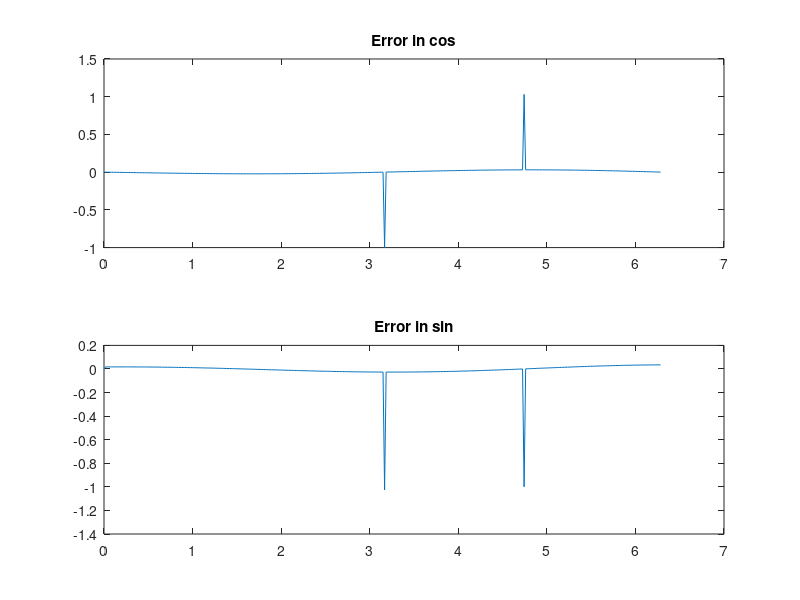

Here is the MATLAB script that generated this plot:

clear all;close all;clc;
data=load('implemented values.txt')
cos_calc=data(:,1);
sin_calc=data(:,2);
angle=linspace(0,2*pi,360);
actual_cos=cos(angle);
actual_sin=sin(angle);
error_cos=(actual_cos-cos_calc);
error_sin=(actual_sin-sin_calc);
actual_cos=transpose(actual_cos);
actual_sin=transpose(actual_sin);
error_cos=(actual_cos-cos_calc);
error_sin=(actual_sin-sin_calc);
subplot(211)
plot(angle,error_cos,'-');
title('Error in cos')
subplot(212)
plot(angle,error_sin,'-');
title('Error in sin')
psin=norm(actual_sin);
psinerr=norm(error_cos);
psin=psin^2;
psinerr=psinerr^2;
psin=psin/length(actual_sin);
psinerr=psinerr/length(error_sin);
snrsin=psin/psinerr;
snrsindb=10*log10(snrsin);
pcoserr=(norm(error_cos)^2)/length(error_cos);
pcos=(norm(actual_cos)^2)/length(actual_cos);
snrcos=pcos/pcoserr;
snrcosdb=10*log10(snrcos);
disp(sprintf("Snr of sin=%f or %f db",snrsin,snrsindb));
disp(sprintf("Snr of cos=%f or %f db",snrcos,snrcosdb));